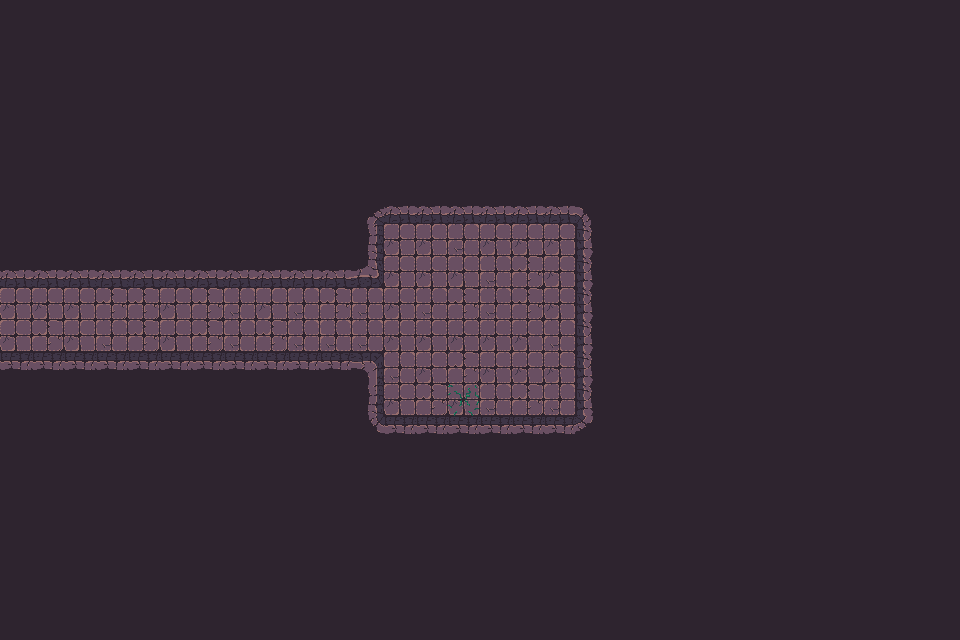

Tiled map render using the project's own tile images. Description and the whole map definition, tile-layer contents included, below:
An orthogonal 30x20 tile map with 32x32 px tiles, 3 tile layers (Walls, Decor, Items), 2 tilesets and 58 objects.

<map version="1.10" tiledversion="1.11.2" orientation="orthogonal" renderorder="right-down" width="30" height="20" tilewidth="32" tileheight="32" infinite="0" nextlayerid="3" nextobjectid="1">
    <tileset firstgid="1" name="Town Tileset" tilewidth="32" tileheight="32" tilecount="64" columns="8">
        <image source="../../../tiles/World H Tileset.png" trans="ff00ff" width="256" height="256" />
        <tile id="4">
            <objectgroup draworder="index" id="2">
                <object id="1" x="0" y="0" width="32" height="32" />
            </objectgroup>
        </tile>
        <tile id="5">
            <objectgroup draworder="index" id="2">
                <object id="1" x="0" y="0" width="32" height="32" />
            </objectgroup>
        </tile>
        <tile id="6">
            <objectgroup draworder="index" id="2">
                <object id="1" x="0" y="0" width="32" height="32" />
            </objectgroup>
        </tile>
        <tile id="7">
            <objectgroup draworder="index" id="2">
                <object id="1" x="0" y="0" width="32" height="32" />
            </objectgroup>
        </tile>
        <tile id="8">
            <objectgroup draworder="index" id="2">
                <object id="1" x="0" y="0" width="32" height="32" />
            </objectgroup>
        </tile>
        <tile id="10">
            <objectgroup draworder="index" id="2">
                <object id="1" x="0" y="32" width="32" height="0" />
            </objectgroup>
        </tile>
        <tile id="11">
            <objectgroup draworder="index" id="2">
                <object id="1" x="0" y="32" width="32" height="0" />
                <object id="2" x="32" y="0" width="0" height="32" />
            </objectgroup>
        </tile>
        <tile id="12">
            <objectgroup draworder="index" id="2">
                <object id="1" x="32" y="0" width="0" height="32" />
            </objectgroup>
        </tile>
        <tile id="13">
            <objectgroup draworder="index" id="2">
                <object id="1" x="0" y="32" width="32" height="0" />
                <object id="2" x="0" y="32" width="32" height="0" />
                <object id="3" x="0" y="0" width="0" height="32" />
            </objectgroup>
        </tile>
        <tile id="14">
            <objectgroup draworder="index" id="2">
                <object id="1" x="0" y="0" width="0" height="32" />
            </objectgroup>
        </tile>
        <tile id="16">
            <objectgroup draworder="index" id="2">
                <object id="1" x="0" y="0" width="32" height="32" />
            </objectgroup>
        </tile>
        <tile id="24">
            <objectgroup draworder="index" id="2">
                <object id="1" x="0" y="0" width="32" height="32" />
            </objectgroup>
        </tile>
    </tileset>
    <tileset firstgid="65" name="Dungeon Crawler Tileset" tilewidth="32" tileheight="32" tilecount="100" columns="10">
        <image source="../../../tiles/Dungeon_Tile.png" trans="" width="320" height="320" />
        <tile id="2">
            <objectgroup draworder="index" id="2">
                <object id="1" x="0" y="0" width="32" height="32" />
            </objectgroup>
        </tile>
        <tile id="3">
            <objectgroup draworder="index" id="2">
                <object id="1" x="0" y="0" width="32" height="32" />
            </objectgroup>
        </tile>
        <tile id="4">
            <objectgroup draworder="index" id="2">
                <object id="1" x="0" y="0" width="32" height="32" />
            </objectgroup>
        </tile>
        <tile id="5">
            <objectgroup draworder="index" id="2">
                <object id="1" x="0" y="0" width="32" height="32" />
            </objectgroup>
        </tile>
        <tile id="6">
            <objectgroup draworder="index" id="2">
                <object id="1" x="0" y="0" width="32" height="32" />
            </objectgroup>
        </tile>
        <tile id="8">
            <objectgroup draworder="index" id="2">
                <object id="1" x="0" y="0" width="32" height="32" />
            </objectgroup>
        </tile>
        <tile id="12">
            <objectgroup draworder="index" id="2">
                <object id="1" x="0" y="0" width="32" height="32" />
            </objectgroup>
        </tile>
        <tile id="13">
            <objectgroup draworder="index" id="2">
                <object id="1" x="0" y="0" width="32" height="32" />
            </objectgroup>
        </tile>
        <tile id="14">
            <objectgroup draworder="index" id="2">
                <object id="1" x="0" y="0" width="32" height="32" />
            </objectgroup>
        </tile>
        <tile id="15">
            <objectgroup draworder="index" id="2">
                <object id="1" x="0" y="0" width="32" height="32" />
            </objectgroup>
        </tile>
        <tile id="16">
            <objectgroup draworder="index" id="2">
                <object id="1" x="0" y="0" width="32" height="32" />
            </objectgroup>
        </tile>
        <tile id="18">
            <objectgroup draworder="index" id="2">
                <object id="1" x="0" y="0" width="32" height="32" />
            </objectgroup>
        </tile>
        <tile id="22">
            <objectgroup draworder="index" id="2">
                <object id="1" x="0" y="0" width="32" height="32" />
            </objectgroup>
        </tile>
        <tile id="23">
            <objectgroup draworder="index" id="2">
                <object id="1" x="0" y="0" width="32" height="32" />
            </objectgroup>
        </tile>
        <tile id="24">
            <objectgroup draworder="index" id="2">
                <object id="1" x="0" y="0" width="32" height="32" />
            </objectgroup>
        </tile>
        <tile id="25">
            <objectgroup draworder="index" id="2">
                <object id="1" x="0" y="0" width="32" height="32" />
            </objectgroup>
        </tile>
        <tile id="26">
            <objectgroup draworder="index" id="2">
                <object id="1" x="0" y="0" width="32" height="32" />
            </objectgroup>
        </tile>
        <tile id="28">
            <objectgroup draworder="index" id="2">
                <object id="1" x="0" y="0" width="32" height="32" />
            </objectgroup>
        </tile>
        <tile id="32">
            <objectgroup draworder="index" id="2">
                <object id="1" x="0" y="0" width="32" height="32" />
            </objectgroup>
        </tile>
        <tile id="33">
            <objectgroup draworder="index" id="2">
                <object id="1" x="0" y="0" width="32" height="32" />
            </objectgroup>
        </tile>
        <tile id="34">
            <objectgroup draworder="index" id="2">
                <object id="1" x="0" y="0" width="32" height="32" />
            </objectgroup>
        </tile>
        <tile id="35">
            <objectgroup draworder="index" id="2">
                <object id="1" x="0" y="0" width="32" height="32" />
            </objectgroup>
        </tile>
        <tile id="36">
            <objectgroup draworder="index" id="2">
                <object id="1" x="0" y="0" width="32" height="32" />
            </objectgroup>
        </tile>
        <tile id="38">
            <objectgroup draworder="index" id="2">
                <object id="1" x="0" y="0" width="32" height="32" />
            </objectgroup>
        </tile>
        <tile id="42">
            <objectgroup draworder="index" id="2">
                <object id="1" x="0" y="0" width="32" height="32" />
            </objectgroup>
        </tile>
        <tile id="43">
            <objectgroup draworder="index" id="2">
                <object id="1" x="0" y="0" width="32" height="32" />
            </objectgroup>
        </tile>
        <tile id="44">
            <objectgroup draworder="index" id="2">
                <object id="1" x="0" y="0" width="32" height="32" />
            </objectgroup>
        </tile>
        <tile id="45">
            <objectgroup draworder="index" id="2">
                <object id="1" x="0" y="0" width="32" height="32" />
            </objectgroup>
        </tile>
        <tile id="46">
            <objectgroup draworder="index" id="2">
                <object id="1" x="0" y="0" width="32" height="32" />
            </objectgroup>
        </tile>
        <tile id="48">
            <objectgroup draworder="index" id="2">
                <object id="1" x="0" y="0" width="32" height="32" />
            </objectgroup>
        </tile>
        <tile id="52">
            <objectgroup draworder="index" id="2">
                <object id="1" x="0" y="0" width="32" height="32" />
            </objectgroup>
        </tile>
        <tile id="53">
            <objectgroup draworder="index" id="2">
                <object id="1" x="0" y="0" width="32" height="32" />
            </objectgroup>
        </tile>
        <tile id="54">
            <objectgroup draworder="index" id="2">
                <object id="1" x="0" y="0" width="32" height="32" />
            </objectgroup>
        </tile>
        <tile id="55">
            <objectgroup draworder="index" id="2">
                <object id="1" x="0" y="0" width="32" height="32" />
            </objectgroup>
        </tile>
        <tile id="56">
            <objectgroup draworder="index" id="2">
                <object id="1" x="0" y="0" width="32" height="32" />
            </objectgroup>
        </tile>
        <tile id="58">
            <objectgroup draworder="index" id="2">
                <object id="1" x="0" y="0" width="32" height="32" />
            </objectgroup>
        </tile>
        <tile id="62">
            <objectgroup draworder="index" id="2">
                <object id="1" x="0" y="0" width="32" height="32" />
            </objectgroup>
        </tile>
        <tile id="63">
            <objectgroup draworder="index" id="2">
                <object id="1" x="0" y="0" width="32" height="32" />
            </objectgroup>
        </tile>
        <tile id="64">
            <objectgroup draworder="index" id="2">
                <object id="1" x="0" y="0" width="32" height="32" />
            </objectgroup>
        </tile>
        <tile id="65">
            <objectgroup draworder="index" id="2">
                <object id="1" x="0" y="0" width="32" height="32" />
            </objectgroup>
        </tile>
        <tile id="66">
            <objectgroup draworder="index" id="2">
                <object id="1" x="0" y="0" width="32" height="32" />
            </objectgroup>
        </tile>
        <tile id="68">
            <objectgroup draworder="index" id="2">
                <object id="1" x="0" y="0" width="32" height="32" />
            </objectgroup>
        </tile>
        <tile id="80">
            <objectgroup draworder="index" id="2">
                <object id="1" x="0" y="0" width="32" height="32" />
            </objectgroup>
        </tile>
    </tileset>
    <layer id="1" name="Walls" width="30" height="20">
        <data encoding="csv">
122,122,122,122,122,122,122,122,122,122,122,122,122,122,122,122,122,122,122,122,122,122,122,122,122,122,122,122,122,122,
122,122,122,122,122,122,122,122,122,122,122,122,122,122,122,122,122,122,122,122,122,122,122,122,122,122,122,122,122,122,
122,122,122,122,122,122,122,122,122,122,122,122,122,122,122,122,122,122,122,122,122,122,122,122,122,122,122,122,122,122,
122,122,122,122,122,122,122,122,122,122,122,122,122,122,122,122,122,122,122,122,122,122,122,122,122,122,122,122,122,122,
122,122,122,122,122,122,122,122,122,122,122,122,122,122,122,122,122,122,122,122,122,122,122,122,122,122,122,122,122,122,
122,122,122,122,122,122,122,122,122,122,122,122,122,122,122,122,122,122,122,122,122,122,122,122,122,122,122,122,122,122,
122,122,122,122,122,122,122,122,122,122,122,67,68,68,68,68,68,68,69,122,122,122,122,122,122,122,122,122,122,122,
122,122,122,122,122,122,122,122,122,122,122,77,75,75,66,75,75,75,79,122,122,122,122,122,122,122,122,122,122,122,
68,68,68,68,68,68,68,68,68,68,68,103,75,75,75,66,65,75,79,122,122,122,122,122,122,122,122,122,122,122,
75,75,75,65,65,75,65,66,75,66,65,66,75,66,65,66,65,75,79,122,122,122,122,122,122,122,122,122,122,122,
75,65,75,66,65,75,65,66,65,66,66,66,75,75,75,75,75,66,79,122,122,122,122,122,122,122,122,122,122,122,
88,88,88,88,88,88,88,88,88,88,88,73,66,75,65,75,75,75,79,122,122,122,122,122,122,122,122,122,122,122,
122,122,122,122,122,122,122,122,122,122,122,77,75,65,75,66,65,66,79,122,122,122,122,122,122,122,122,122,122,122,
122,122,122,122,122,122,122,122,122,122,122,87,88,88,88,88,88,88,89,122,122,122,122,122,122,122,122,122,122,122,
122,122,122,122,122,122,122,122,122,122,122,122,122,122,122,122,122,122,122,122,122,122,122,122,122,122,122,122,122,122,
122,122,122,122,122,122,122,122,122,122,122,122,122,122,122,122,122,122,122,122,122,122,122,122,122,122,122,122,122,122,
122,122,122,122,122,122,122,122,122,122,122,122,122,122,122,122,122,122,122,122,122,122,122,122,122,122,122,122,122,122,
122,122,122,122,122,122,122,122,122,122,122,122,122,122,122,122,122,122,122,122,122,122,122,122,122,122,122,122,122,122,
122,122,122,122,122,122,122,122,122,122,122,122,122,122,122,122,122,122,122,122,122,122,122,122,122,122,122,122,122,122,
122,122,122,122,122,122,122,122,122,122,122,122,122,122,122,122,122,122,122,122,122,122,122,122,122,122,122,122,122,122
        </data>
    </layer>
    <layer id="1" name="Decor" width="30" height="20">
        <data encoding="csv">
133,133,133,133,133,133,133,133,133,133,133,133,133,133,133,133,133,133,133,133,133,133,133,133,133,133,133,133,133,133,
133,133,133,133,133,133,133,133,133,133,133,133,133,133,133,133,133,133,133,133,133,133,133,133,133,133,133,133,133,133,
133,133,133,133,133,133,133,133,133,133,133,133,133,133,133,133,133,133,133,133,133,133,133,133,133,133,133,133,133,133,
133,133,133,133,133,133,133,133,133,133,133,133,133,133,133,133,133,133,133,133,133,133,133,133,133,133,133,133,133,133,
133,133,133,133,133,133,133,133,133,133,133,133,133,133,133,133,133,133,133,133,133,133,133,133,133,133,133,133,133,133,
133,133,133,133,133,133,133,133,133,133,133,133,133,133,133,133,133,133,133,133,133,133,133,133,133,133,133,133,133,133,
133,133,133,133,133,133,133,133,133,133,133,133,133,133,133,133,133,133,133,133,133,133,133,133,133,133,133,133,133,133,
133,133,133,133,133,133,133,133,133,133,133,133,133,133,133,133,133,133,133,133,133,133,133,133,133,133,133,133,133,133,
133,133,133,133,133,133,133,133,133,133,133,133,133,133,133,133,133,133,133,133,133,133,133,133,133,133,133,133,133,133,
133,133,133,133,133,133,133,133,133,133,133,133,133,133,133,133,133,133,133,133,133,133,133,133,133,133,133,133,133,133,
133,133,133,133,133,133,133,133,133,133,133,133,133,133,133,133,133,133,133,133,133,133,133,133,133,133,133,133,133,133,
133,133,133,133,133,133,133,133,133,133,133,133,133,133,133,133,133,133,133,133,133,133,133,133,133,133,133,133,133,133,
133,133,133,133,133,133,133,133,133,133,133,133,133,133,125,133,133,133,133,133,133,133,133,133,133,133,133,133,133,133,
133,133,133,133,133,133,133,133,133,133,133,133,133,133,133,133,133,133,133,133,133,133,133,133,133,133,133,133,133,133,
133,133,133,133,133,133,133,133,133,133,133,133,133,133,133,133,133,133,133,133,133,133,133,133,133,133,133,133,133,133,
133,133,133,133,133,133,133,133,133,133,133,133,133,133,133,133,133,133,133,133,133,133,133,133,133,133,133,133,133,133,
133,133,133,133,133,133,133,133,133,133,133,133,133,133,133,133,133,133,133,133,133,133,133,133,133,133,133,133,133,133,
133,133,133,133,133,133,133,133,133,133,133,133,133,133,133,133,133,133,133,133,133,133,133,133,133,133,133,133,133,133,
133,133,133,133,133,133,133,133,133,133,133,133,133,133,133,133,133,133,133,133,133,133,133,133,133,133,133,133,133,133,
133,133,133,133,133,133,133,133,133,133,133,133,133,133,133,133,133,133,133,133,133,133,133,133,133,133,133,133,133,133
        </data>
    </layer>
    <layer id="1" name="Items" width="30" height="20">
        <data encoding="csv">
133,133,133,133,133,133,133,133,133,133,133,133,133,133,133,133,133,133,133,133,133,133,133,133,133,133,133,133,133,133,
133,133,133,133,133,133,133,133,133,133,133,133,133,133,133,133,133,133,133,133,133,133,133,133,133,133,133,133,133,133,
133,133,133,133,133,133,133,133,133,133,133,133,133,133,133,133,133,133,133,133,133,133,133,133,133,133,133,133,133,133,
133,133,133,133,133,133,133,133,133,133,133,133,133,133,133,133,133,133,133,133,133,133,133,133,133,133,133,133,133,133,
133,133,133,133,133,133,133,133,133,133,133,133,133,133,133,133,133,133,133,133,133,133,133,133,133,133,133,133,133,133,
133,133,133,133,133,133,133,133,133,133,133,133,133,133,133,133,133,133,133,133,133,133,133,133,133,133,133,133,133,133,
133,133,133,133,133,133,133,133,133,133,133,133,133,133,133,133,133,133,133,133,133,133,133,133,133,133,133,133,133,133,
133,133,133,133,133,133,133,133,133,133,133,133,133,133,133,133,133,133,133,133,133,133,133,133,133,133,133,133,133,133,
133,133,133,133,133,133,133,133,133,133,133,133,133,133,133,133,133,133,133,133,133,133,133,133,133,133,133,133,133,133,
133,133,133,133,133,133,133,133,133,133,133,133,133,133,133,133,133,133,133,133,133,133,133,133,133,133,133,133,133,133,
133,133,133,133,133,133,133,133,133,133,133,133,133,133,133,133,133,133,133,133,133,133,133,133,133,133,133,133,133,133,
133,133,133,133,133,133,133,133,133,133,133,133,133,133,133,133,133,133,133,133,133,133,133,133,133,133,133,133,133,133,
133,133,133,133,133,133,133,133,133,133,133,133,133,133,133,133,133,133,133,133,133,133,133,133,133,133,133,133,133,133,
133,133,133,133,133,133,133,133,133,133,133,133,133,133,133,133,133,133,133,133,133,133,133,133,133,133,133,133,133,133,
133,133,133,133,133,133,133,133,133,133,133,133,133,133,133,133,133,133,133,133,133,133,133,133,133,133,133,133,133,133,
133,133,133,133,133,133,133,133,133,133,133,133,133,133,133,133,133,133,133,133,133,133,133,133,133,133,133,133,133,133,
133,133,133,133,133,133,133,133,133,133,133,133,133,133,133,133,133,133,133,133,133,133,133,133,133,133,133,133,133,133,
133,133,133,133,133,133,133,133,133,133,133,133,133,133,133,133,133,133,133,133,133,133,133,133,133,133,133,133,133,133,
133,133,133,133,133,133,133,133,133,133,133,133,133,133,133,133,133,133,133,133,133,133,133,133,133,133,133,133,133,133,
133,133,133,133,133,133,133,133,133,133,133,133,133,133,133,133,133,133,133,133,133,133,133,133,133,133,133,133,133,133
        </data>
    </layer>
</map>
